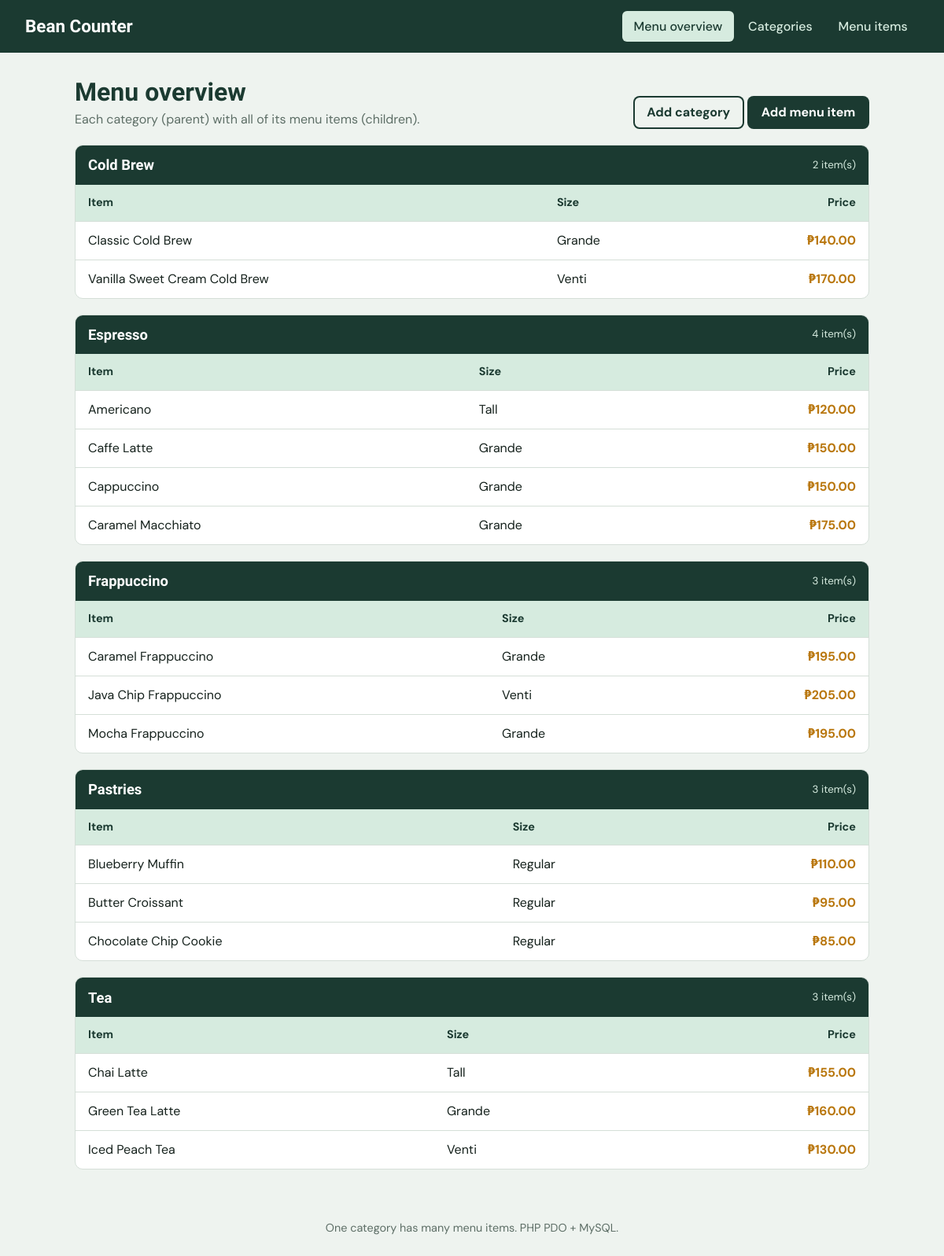
The page / on the database its author committed.
### tables this page shows
CREATE TABLE menu_items (
    item_id     INT AUTO_INCREMENT PRIMARY KEY,
    category_id INT NOT NULL,
    item_name   VARCHAR(100) NOT NULL,
    price       DECIMAL(8,2) NOT NULL,
    size        VARCHAR(20),
    FOREIGN KEY (category_id) REFERENCES categories(category_id)
        ON DELETE CASCADE
        ON UPDATE CASCADE
);

### dbconfig.php (called while the page is built, shortened)
<?php
function e($v) { return htmlspecialchars((string)$v, ENT_QUOTES, 'UTF-8'); }

### index.php (the view, shortened to what this page needs)
<?php
$page = 'home'; $title = 'Menu overview';
require 'includes/header.php';
$rows = $pdo->query("
    SELECT c.category_id, c.category_name, c.description,
           m.item_id, m.item_name, m.price, m.size
    FROM categories c
    LEFT JOIN menu_items m ON m.category_id = c.category_id
    ORDER BY c.category_name, m.item_name
")->fetchAll();
$groups = [];
foreach ($rows as $r) {
    $id = $r['category_id'];
    if (!isset($groups[$id])) $groups[$id] = ['name'=>$r['category_name'], 'desc'=>$r['description'], 'items'=>[]];
    if ($r['item_id']) $groups[$id]['items'][] = $r;
}
?>
<div class="head">
  <div><h1>Menu overview</h1><p>Each category (parent) with all of its menu items (children).</p></div>
  <div><a class="btn ghost" href="<?= BASE_URL ?>/categories/add.php">Add category</a>
       <a class="btn" href="<?= BASE_URL ?>/items/add.php">Add menu item</a></div>
</div>
<?php foreach ($groups as $g): ?>
<section class="group panel">
  <div class="gh"><h3><?= e($g['name']) ?></h3><small><?= count($g['items']) ?> item(s)</small></div>
  <?php if ($g['items']): ?>
  <table>
    <tr><th>Item</th><th>Size</th><th class="num">Price</th></tr>
    <?php foreach ($g['items'] as $i): ?>
    <tr><td><?= e($i['item_name']) ?></td><td><?= e($i['size']) ?></td><td class="num price">&#8369;<?= number_format($i['price'],2) ?></td></tr>
    <?php endforeach; ?>
  </table>
  <?php else: ?><div class="empty">No items in this category yet.</div><?php endif; ?>
</section>
<?php endforeach; ?>
<?php require 'includes/footer.php'; ?>

### includes/header.php (shortened to what this page needs)
<?php require_once __DIR__ . '/../dbconfig.php'; $page = $page ?? ''; $f = flash(); ?>
<!DOCTYPE html>
<html lang="en">
<head>
<link rel="stylesheet" href="<?= BASE_URL ?>/assets/style.css">
</head>
<body>
<header class="top">
  <a class="brand" href="<?= BASE_URL ?>/index.php">Bean Counter</a>
  <nav>
    <a class="<?= $page==='home' ? 'on' : '' ?>" href="<?= BASE_URL ?>/index.php">Menu overview</a>
    <a class="<?= $page==='cat' ? 'on' : '' ?>" href="<?= BASE_URL ?>/categories/list.php">Categories</a>
    <a class="<?= $page==='item' ? 'on' : '' ?>" href="<?= BASE_URL ?>/items/list.php">Menu items</a>
  </nav>
</header>
<main>

### includes/footer.php
</main>
<footer class="foot">One category has many menu items. PHP PDO + MySQL.</footer>
</body>
</html>

### assets/style.css (style rules this page uses)
:root { --green:#1b3a31; --green-2:#2b5a4a; --mint:#d6ebdf; --bg:#eef3ef; --card:#ffffff; --ink:#16221d; --muted:#5d6e66; --line:#d5dfd8; --amber:#b9770e; --red:#a3322b; --red-bg:#fbe9e7; }
* { box-sizing:border-box }
body { margin:0;background:var(--bg);color:var(--ink);font-family:'DM Sans',system-ui,sans-serif;line-height:1.5 }
h1,h2,h3 { font-family:'Bricolage Grotesque','DM Sans',sans-serif;line-height:1.15;margin:0 }
.top { background:var(--green);color:#fff;display:flex;align-items:center;justify-content:space-between;gap:1rem;flex-wrap:wrap;padding:.9rem 2rem }
.brand { font-family:'Bricolage Grotesque',sans-serif;font-weight:800;font-size:1.4rem;color:#fff;text-decoration:none }
.top nav { display:flex;gap:.25rem }
.top nav a { color:var(--mint);text-decoration:none;padding:.45rem .9rem;border-radius:6px;font-weight:500 }
.top nav a.on { background:var(--mint);color:var(--green) }
main { max-width:1050px;margin:2rem auto;padding:0 1.25rem }
.head { display:flex;justify-content:space-between;align-items:flex-end;gap:1rem;flex-wrap:wrap;margin-bottom:1.25rem }
.head h1 { font-size:2rem;color:var(--green) }
.head p { margin:.25rem 0 0;color:var(--muted) }
.btn { display:inline-block;border:0;cursor:pointer;font:inherit;font-weight:700;text-decoration:none;padding:.55rem 1.1rem;border-radius:8px;background:var(--green);color:#fff }
.btn.ghost { background:transparent;color:var(--green);box-shadow:inset 0 0 0 2px var(--green) }
.panel { background:var(--card);border:1px solid var(--line);border-radius:10px;overflow:hidden }
table { width:100%;border-collapse:collapse }
th,td { text-align:left;padding:.75rem 1rem;border-bottom:1px solid var(--line) }
th { background:var(--mint);color:var(--green);font-size:.9rem }
tr:last-child td { border-bottom:0 }
td.num,th.num { text-align:right }
.price { color:var(--amber);font-weight:700 }
.group { margin-bottom:1.25rem }
.group .gh { display:flex;justify-content:space-between;align-items:center;padding:.9rem 1rem;background:var(--green);color:#fff }
.group .gh h3 { font-size:1.15rem }
.group .gh small { color:var(--mint) }
.foot { text-align:center;color:var(--muted);padding:2rem 1rem;font-size:.9rem }

### rows shown on the page
menu_items: item_name "Classic Cold Brew", size "Grande", price "140.00"
menu_items: item_name "Vanilla Sweet Cream Cold Brew", size "Venti", price "170.00"
menu_items: item_name "Americano", size "Tall", price "120.00"
menu_items: item_name "Caffe Latte", size "Grande", price "150.00"
menu_items: item_name "Cappuccino", size "Grande", price "150.00"
menu_items: item_name "Caramel Macchiato", size "Grande", price "175.00"
menu_items: item_name "Caramel Frappuccino", size "Grande", price "195.00"
menu_items: item_name "Java Chip Frappuccino", size "Venti", price "205.00"
menu_items: item_name "Mocha Frappuccino", size "Grande", price "195.00"
menu_items: item_name "Blueberry Muffin", size "Regular", price "110.00"
menu_items: item_name "Butter Croissant", size "Regular", price "95.00"
menu_items: item_name "Chocolate Chip Cookie", size "Regular", price "85.00"
menu_items: item_name "Chai Latte", size "Tall", price "155.00"
menu_items: item_name "Green Tea Latte", size "Grande", price "160.00"
menu_items: item_name "Iced Peach Tea", size "Venti", price "130.00"

### other values the page prints
$g['name'] "Cold Brew"
count($g['items']) "2"
$g['name'] "Espresso"
count($g['items']) "4"
$g['name'] "Frappuccino"
count($g['items']) "3"
$g['name'] "Pastries"
$g['name'] "Tea"
